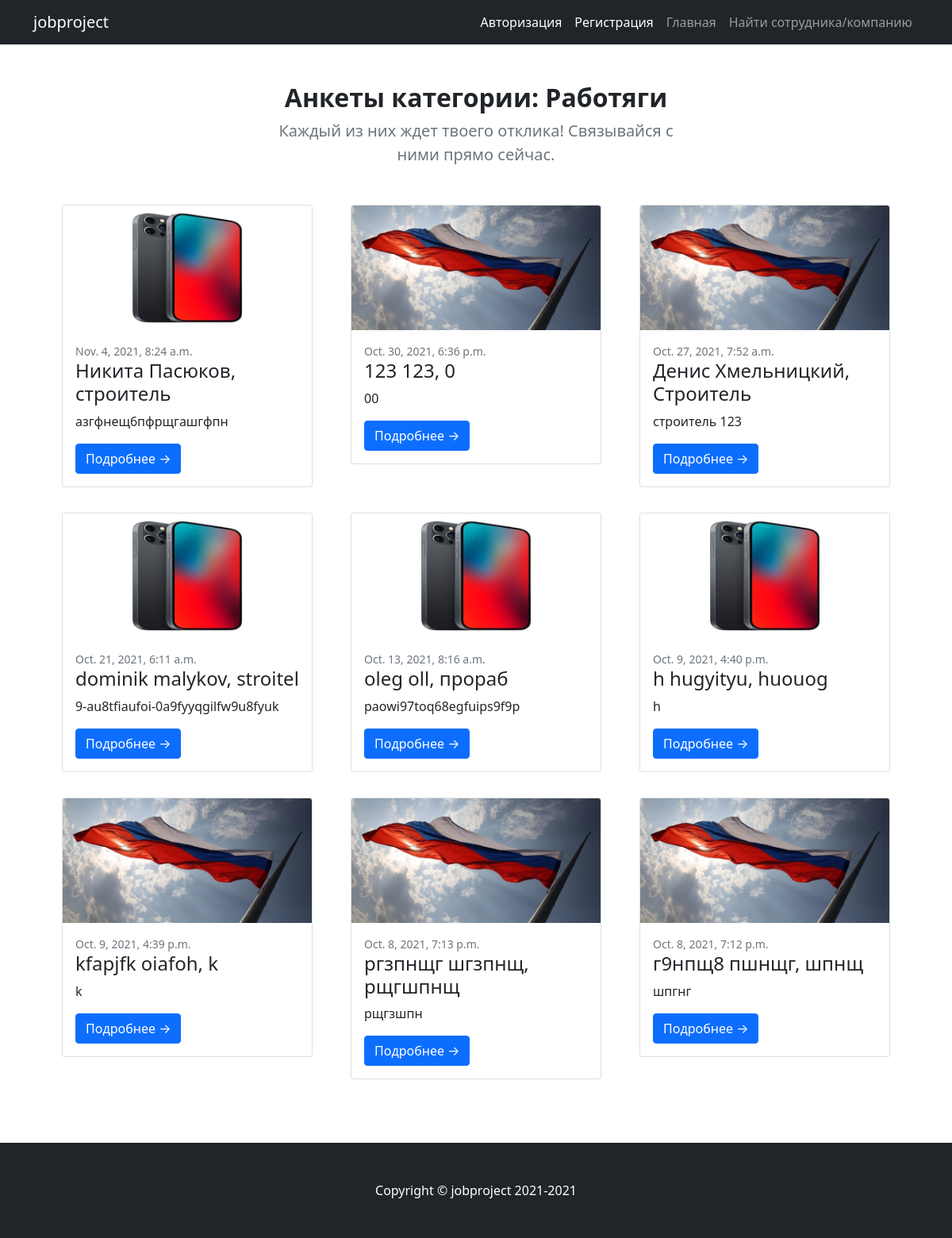
The app's page /category/rabotyagi/ with its own data.
### mainapp/models.py (models this page shows, shortened)
class Category(models.Model):
    title = models.CharField(max_length=255)
    slug = models.SlugField(max_length=255, unique=True)

class Employees(models.Model):
    first_name = models.CharField(max_length=255, db_index=True)
    last_name = models.CharField(max_length=255, db_index=True)
    age = models.IntegerField(default=100, db_index=True)
    city = models.CharField(max_length=255, db_index=True)
    country = models.CharField(max_length=255, db_index=True)
    phone = models.CharField(max_length=255, db_index=True)
    email = models.EmailField(max_length=255, db_index=True)
    job = models.CharField(max_length=255, db_index=True)
    description = models.TextField(max_length=255, db_index=True)
    image_user = models.ImageField(db_index=True)
    slug = models.SlugField(max_length=255, unique=True)
    date_pub = models.DateTimeField(auto_now_add=True)
    categories = models.ManyToManyField('Category', related_name='employees')
    def get_absolute_url(self):
        return reverse('employee_detail_url', kwargs={'slug': self.slug})
    class Meta:
        ordering = ['-date_pub']

### mainapp/views.py (the view)
# urls.py: path('category/<str:slug>/', CategoryDetail.as_view(), name='category_detail_url'),
class CategoryDetail(ObjectDetailMixin, View):
    model = Category
    template = 'website/category_detail.html'
    model_two = Employees

### mainapp/utils.py (called while the page is built)
    def get(self, request, slug, *args, **kwargs):
        obj = get_object_or_404(self.model, slug__iexact=slug)
        obj_recommendation = self.model.objects.all()
        return render(
            request, self.template, context=
            {
                self.model.__name__.lower(): obj,
                'admin_object': obj,
                'detail': True,
                '{}_recommendation'.format(self.model.__name__.lower()): obj_recommendation,
                self.model_two.__name__.lower(): obj,
            }
        )

### mainapp/templates/website/category_detail.html
{% extends 'website/base_template.html' %}
{% block content %}
<div class="container px-5 my-5">
    <div class="row gx-5 justify-content-center">
        <div class="col-lg-8 col-xl-6">
            <div class="text-center">
                <h2 class="fw-bolder">Анкеты категории: {{ category.title|title }} </h2>
                <p class="lead fw-normal text-muted mb-5">Каждый из них ждет твоего отклика! Связывайся с ними прямо сейчас.</p>
            </div>
        </div>
    </div>
    <div class="row gx-5">
        {% for employee in category.employees.all %}
        <div class="col-lg-4 mb-3">
             <div class="card mb-3">
                 <a href="#!"><img class="card-img-top" src="{{ employee.image_user.url }}" alt="..." /></a>
                 <div class="card-body">
                     <div class="small text-muted">{{ employee.date_pub }}</div>
                     <h2 class="card-title h4">{{ employee.first_name }} {{ employee.last_name }}, {{ employee.job }}</h2>
                     <p class="card-text">{{ employee.description }}</p>
                     <a class="btn btn-primary" href="{{ employee.get_absolute_url }}">Подробнее →</a>
                 </div>
             </div>
        </div>
        {% endfor %}
    </div>
</div>
{% endblock %}

### records on screen
Category: title "Работяги"
Employees: image_user (picture), date_pub "Nov. 4, 2021, 8:24 a.m.", first_name "Никита", last_name "Пасюков", job "строитель", description "азгфнещ6пфрщгашгфпн"
Employees: image_user (picture), date_pub "Oct. 30, 2021, 6:36 p.m.", first_name "123", last_name "123", job "0", description "00"
Employees: image_user (picture), date_pub "Oct. 27, 2021, 7:52 a.m.", first_name "Денис", last_name "Хмельницкий", job "Строитель", description "строитель 123"
Employees: image_user (picture), date_pub "Oct. 21, 2021, 6:11 a.m.", first_name "dominik", last_name "malykov", job "stroitel", description "9-au8tfiaufoi-0a9fyyqgilfw9u8fyuk"
Employees: image_user (picture), date_pub "Oct. 13, 2021, 8:16 a.m.", first_name "oleg", last_name "oll", job "прораб", description "paowi97toq68egfuips9f9p"
Employees: image_user (picture), date_pub "Oct. 9, 2021, 4:40 p.m.", first_name "h", last_name "hugyityu", job "huouog", description "h"
Employees: image_user (picture), date_pub "Oct. 9, 2021, 4:39 p.m.", first_name "kfapjfk", last_name "oiafoh", job "k", description "k"
Employees: image_user (picture), date_pub "Oct. 8, 2021, 7:13 p.m.", first_name "ргзпнщг", last_name "шгзпнщ", job "рщгшпнщ", description "рщгзшпн"
Employees: image_user (picture), date_pub "Oct. 8, 2021, 7:12 p.m.", first_name "г9нпщ8", last_name "пшнщг", job "шпнщ", description "шпгнг"
